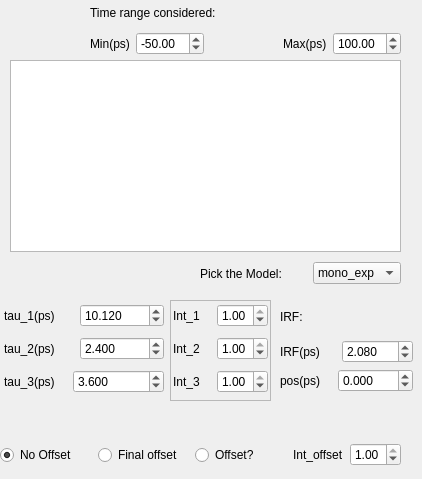
      <widget class="QWidget" name="tab_time">
       <attribute name="title">
        <string>time</string>
       </attribute>
       <widget class="PlotWidget" name="viewer_time">
        <property name="geometry">
         <rect>
          <x>10</x>
          <y>60</y>
          <width>391</width>
          <height>192</height>
         </rect>
        </property>
       </widget>
       <widget class="QWidget" name="layoutWidget">
        <property name="geometry">
         <rect>
          <x>0</x>
          <y>440</y>
          <width>401</width>
          <height>30</height>
         </rect>
        </property>
        <layout class="QHBoxLayout" name="horizontalLayout_27">
         <item>
          <widget class="QRadioButton" name="radioButton_no_offset">
           <property name="text">
            <string>No Offset</string>
           </property>
           <property name="checked">
            <bool>true</bool>
           </property>
           <attribute name="buttonGroup">
            <string notr="true">radiobutton_group_time_offset</string>
           </attribute>
          </widget>
         </item>
         <item>
          <widget class="QRadioButton" name="radioButton_time_final_offset">
           <property name="toolTip">
            <string>Assumes that the final state is ionizable/has an infinite lifetime.</string>
           </property>
           <property name="text">
            <string>Final offset</string>
           </property>
           <attribute name="buttonGroup">
            <string notr="true">radiobutton_group_time_offset</string>
           </attribute>
          </widget>
         </item>
         <item>
          <widget class="QRadioButton" name="radioButton_time_offset">
           <property name="toolTip">
            <string>Assumes that there is an indipendant species which just gives an offset.</string>
           </property>
           <property name="text">
            <string>Offset?</string>
           </property>
           <attribute name="buttonGroup">
            <string notr="true">radiobutton_group_time_offset</string>
           </attribute>
          </widget>
         </item>
         <item>
          <layout class="QHBoxLayout" name="horizontalLayout_28">
           <item>
            <widget class="QLabel" name="label_18">
             <property name="text">
              <string>Int_offset</string>
             </property>
            </widget>
           </item>
           <item>
            <widget class="QDoubleSpinBox" name="doubleSpinBox_time_int_offset">
             <property name="minimum">
              <double>0.000000000000000</double>
             </property>
             <property name="maximum">
              <double>1.000000000000000</double>
             </property>
             <property name="singleStep">
              <double>0.010000000000000</double>
             </property>
             <property name="value">
              <double>1.000000000000000</double>
             </property>
            </widget>
           </item>
          </layout>
         </item>
        </layout>
       </widget>
       <widget class="QWidget" name="layoutWidget">
        <property name="geometry">
         <rect>
          <x>4</x>
          <y>300</y>
          <width>160</width>
          <height>98</height>
         </rect>
        </property>
        <layout class="QVBoxLayout" name="verticalLayout_4">
         <item>
          <layout class="QHBoxLayout" name="horizontalLayout_12">
           <item>
            <widget class="QLabel" name="label_9">
             <property name="text">
              <string>tau_1(ps)</string>
             </property>
            </widget>
           </item>
           <item>
            <widget class="QDoubleSpinBox" name="doubleSpinBox_time_tau1">
             <property name="decimals">
              <number>3</number>
             </property>
             <property name="minimum">
              <double>0.001000000000000</double>
             </property>
             <property name="maximum">
              <double>50000.000000000000000</double>
             </property>
             <property name="singleStep">
              <double>1.000000000000000</double>
             </property>
             <property name="value">
              <double>10.119999999999999</double>
             </property>
            </widget>
           </item>
          </layout>
         </item>
         <item>
          <layout class="QHBoxLayout" name="horizontalLayout_13">
           <item>
            <widget class="QLabel" name="label_10">
             <property name="text">
              <string>tau_2(ps)</string>
             </property>
            </widget>
           </item>
           <item>
            <widget class="QDoubleSpinBox" name="doubleSpinBox_time_tau2">
             <property name="decimals">
              <number>3</number>
             </property>
             <property name="minimum">
              <double>0.001000000000000</double>
             </property>
             <property name="maximum">
              <double>50000.000000000000000</double>
             </property>
             <property name="value">
              <double>2.400000000000000</double>
             </property>
            </widget>
           </item>
          </layout>
         </item>
         <item>
          <layout class="QHBoxLayout" name="horizontalLayout_14">
           <item>
            <widget class="QLabel" name="label_11">
             <property name="text">
              <string>tau_3(ps)</string>
             </property>
            </widget>
           </item>
           <item>
            <widget class="QDoubleSpinBox" name="doubleSpinBox_time_tau3">
             <property name="decimals">
              <number>3</number>
             </property>
             <property name="minimum">
              <double>0.001000000000000</double>
             </property>
             <property name="maximum">
              <double>500000.000000000000000</double>
             </property>
             <property name="value">
              <double>3.600000000000000</double>
             </property>
            </widget>
           </item>
          </layout>
         </item>
        </layout>
       </widget>
       <widget class="QWidget" name="layoutWidget">
        <property name="geometry">
         <rect>
          <x>90</x>
          <y>0</y>
          <width>311</width>
          <height>55</height>
         </rect>
        </property>
        <layout class="QVBoxLayout" name="verticalLayout_5">
         <item>
          <widget class="QLabel" name="label_15">
           <property name="text">
            <string>Time range considered:</string>
           </property>
          </widget>
         </item>
         <item>
          <layout class="QHBoxLayout" name="horizontalLayout_20">
           <item>
            <layout class="QHBoxLayout" name="horizontalLayout_18">
             <item>
              <widget class="QLabel" name="label_16">
               <property name="text">
                <string>Min(ps)</string>
               </property>
              </widget>
             </item>
             <item>
              <widget class="QDoubleSpinBox" name="doubleSpinBox_time_min">
               <property name="minimum">
                <double>-500.000000000000000</double>
               </property>
               <property name="maximum">
                <double>500.000000000000000</double>
               </property>
               <property name="singleStep">
                <double>1.000000000000000</double>
               </property>
               <property name="value">
                <double>-50.000000000000000</double>
               </property>
              </widget>
             </item>
            </layout>
           </item>
           <item>
            <spacer name="horizontalSpacer_6">
             <property name="orientation">
              <enum>Qt::Horizontal</enum>
             </property>
             <property name="sizeHint" stdset="0">
              <size>
               <width>40</width>
               <height>20</height>
              </size>
             </property>
            </spacer>
           </item>
           <item>
            <layout class="QHBoxLayout" name="horizontalLayout_19">
             <item>
              <widget class="QLabel" name="label_17">
               <property name="text">
                <string>Max(ps)</string>
               </property>
              </widget>
             </item>
             <item>
              <widget class="QDoubleSpinBox" name="doubleSpinBox_time_max">
               <property name="minimum">
                <double>-500.000000000000000</double>
               </property>
               <property name="maximum">
                <double>500.000000000000000</double>
               </property>
               <property name="value">
                <double>100.000000000000000</double>
               </property>
              </widget>
             </item>
            </layout>
           </item>
          </layout>
         </item>
        </layout>
       </widget>
       <widget class="QFrame" name="frame_3">
        <property name="geometry">
         <rect>
          <x>170</x>
          <y>300</y>
          <width>101</width>
          <height>101</height>
         </rect>
        </property>
        <property name="frameShape">
         <enum>QFrame::StyledPanel</enum>
        </property>
        <property name="frameShadow">
         <enum>QFrame::Raised</enum>
        </property>
        <widget class="QWidget" name="layoutWidget">
         <property name="geometry">
          <rect>
           <x>3</x>
           <y>0</y>
           <width>95</width>
           <height>98</height>
          </rect>
         </property>
         <layout class="QVBoxLayout" name="verticalLayout_6">
          <item>
           <layout class="QHBoxLayout" name="horizontalLayout_22">
            <item>
             <widget class="QLabel" name="label_20">
              <property name="text">
               <string>Int_1</string>
              </property>
             </widget>
            </item>
            <item>
             <widget class="QDoubleSpinBox" name="doubleSpinBox_time_int_1">
              <property name="decimals">
               <number>2</number>
              </property>
              <property name="maximum">
               <double>1.000000000000000</double>
              </property>
              <property name="singleStep">
               <double>0.010000000000000</double>
              </property>
              <property name="value">
               <double>1.000000000000000</double>
              </property>
             </widget>
            </item>
           </layout>
          </item>
          <item>
           <layout class="QHBoxLayout" name="horizontalLayout_23">
            <item>
             <widget class="QLabel" name="label_21">
              <property name="text">
               <string>Int_2</string>
              </property>
             </widget>
            </item>
            <item>
             <widget class="QDoubleSpinBox" name="doubleSpinBox_time_int_2">
              <property name="maximum">
               <double>1.000000000000000</double>
              </property>
              <property name="singleStep">
               <double>0.010000000000000</double>
              </property>
              <property name="value">
               <double>1.000000000000000</double>
              </property>
             </widget>
            </item>
           </layout>
          </item>
          <item>
           <layout class="QHBoxLayout" name="horizontalLayout_24">
            <item>
             <widget class="QLabel" name="label_22">
              <property name="text">
               <string>Int_3</string>
              </property>
             </widget>
            </item>
            <item>
             <widget class="QDoubleSpinBox" name="doubleSpinBox_time_int_3">
              <property name="maximum">
               <double>1.000000000000000</double>
              </property>
              <property name="singleStep">
               <double>0.010000000000000</double>
              </property>
              <property name="value">
               <double>1.000000000000000</double>
              </property>
             </widget>
            </item>
           </layout>
          </item>
         </layout>
        </widget>
       </widget>
       <widget class="QWidget" name="layoutWidget_24">
        <property name="geometry">
         <rect>
          <x>200</x>
          <y>260</y>
          <width>201</width>
          <height>27</height>
         </rect>
        </property>
        <layout class="QHBoxLayout" name="horizontalLayout_98">
         <item>
          <widget class="QLabel" name="label_85">
           <property name="sizePolicy">
            <sizepolicy hsizetype="MinimumExpanding" vsizetype="MinimumExpanding">
             <horstretch>0</horstretch>
             <verstretch>0</verstretch>
            </sizepolicy>
           </property>
           <property name="statusTip">
            <string>(for the moment sequential up to three time-constans implemented)</string>
           </property>
           <property name="text">
            <string>Pick the Model:</string>
           </property>
          </widget>
         </item>
         <item>
          <spacer name="horizontalSpacer_26">
           <property name="orientation">
            <enum>Qt::Horizontal</enum>
           </property>
           <property name="sizeHint" stdset="0">
            <size>
             <width>40</width>
             <height>20</height>
            </size>
           </property>
          </spacer>
         </item>
         <item>
          <widget class="QComboBox" name="comboBox_global_pick_model_2">
           <item>
            <property name="text">
             <string>mono_exp</string>
            </property>
           </item>
           <item>
            <property name="text">
             <string>bi_exp</string>
            </property>
           </item>
           <item>
            <property name="text">
             <string>tri_exp</string>
            </property>
           </item>
          </widget>
         </item>
        </layout>
       </widget>
       <widget class="QWidget" name="layoutWidget">
        <property name="geometry">
         <rect>
          <x>280</x>
          <y>300</y>
          <width>133</width>
          <height>92</height>
         </rect>
        </property>
        <layout class="QVBoxLayout" name="verticalLayout_3">
         <item>
          <layout class="QHBoxLayout" name="horizontalLayout_17">
           <item>
            <widget class="QLabel" name="label_12">
             <property name="text">
              <string>IRF:</string>
             </property>
            </widget>
           </item>
           <item>
            <spacer name="horizontalSpacer_5">
             <property name="orientation">
              <enum>Qt::Horizontal</enum>
             </property>
             <property name="sizeHint" stdset="0">
              <size>
               <width>40</width>
               <height>20</height>
              </size>
             </property>
            </spacer>
           </item>
          </layout>
         </item>
         <item>
          <layout class="QHBoxLayout" name="horizontalLayout_15">
           <item>
            <widget class="QLabel" name="label_13">
             <property name="text">
              <string>IRF(ps)</string>
             </property>
            </widget>
           </item>
           <item>
            <widget class="QDoubleSpinBox" name="doubleSpinBox_time_irf">
             <property name="decimals">
              <number>3</number>
             </property>
             <property name="minimum">
              <double>0.020000000000000</double>
             </property>
             <property name="maximum">
              <double>200.000000000000000</double>
             </property>
             <property name="value">
              <double>2.080000000000000</double>
             </property>
            </widget>
           </item>
          </layout>
         </item>
         <item>
          <layout class="QHBoxLayout" name="horizontalLayout_16">
           <item>
            <widget class="QLabel" name="label_14">
             <property name="text">
              <string>pos(ps)</string>
             </property>
            </widget>
           </item>
           <item>
            <widget class="QDoubleSpinBox" name="doubleSpinBox_time_pos_irf">
             <property name="decimals">
              <number>3</number>
             </property>
             <property name="minimum">
              <double>-500.000000000000000</double>
             </property>
             <property name="maximum">
              <double>500.000000000000000</double>
             </property>
            </widget>
           </item>
          </layout>
         </item>
        </layout>
       </widget>
      </widget>
